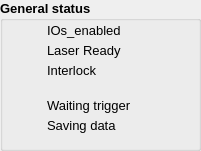
     <widget class="QGroupBox" name="groupBox_5">
      <property name="geometry">
       <rect>
        <x>520</x>
        <y>420</y>
        <width>201</width>
        <height>151</height>
       </rect>
      </property>
      <property name="font">
       <font>
        <pointsize>10</pointsize>
        <weight>75</weight>
        <bold>true</bold>
       </font>
      </property>
      <property name="title">
       <string>General status</string>
      </property>
      <widget class="QLabel" name="ledLaser_Ready_I">
       <property name="geometry">
        <rect>
         <x>20</x>
         <y>45</y>
         <width>16</width>
         <height>16</height>
        </rect>
       </property>
       <property name="font">
        <font>
         <pointsize>10</pointsize>
         <weight>50</weight>
         <bold>false</bold>
        </font>
       </property>
       <property name="frameShape">
        <enum>QFrame::NoFrame</enum>
       </property>
       <property name="text">
        <string/>
       </property>
       <property name="pixmap">
        <pixmap>:/icons/green-led-off</pixmap>
       </property>
       <property name="scaledContents">
        <bool>true</bool>
       </property>
      </widget>
      <widget class="QLabel" name="lableledLaser_Ready_I">
       <property name="geometry">
        <rect>
         <x>47</x>
         <y>40</y>
         <width>91</width>
         <height>21</height>
        </rect>
       </property>
       <property name="font">
        <font>
         <pointsize>10</pointsize>
         <weight>50</weight>
         <bold>false</bold>
        </font>
       </property>
       <property name="toolTip">
        <string>Laser ready status (charged or with error)</string>
       </property>
       <property name="text">
        <string>Laser Ready</string>
       </property>
      </widget>
      <widget class="QLabel" name="labelledStatusI2PS_20">
       <property name="geometry">
        <rect>
         <x>47</x>
         <y>20</y>
         <width>91</width>
         <height>21</height>
        </rect>
       </property>
       <property name="font">
        <font>
         <pointsize>10</pointsize>
         <weight>50</weight>
         <bold>false</bold>
        </font>
       </property>
       <property name="toolTip">
        <string>Enable input/output of triggering system</string>
       </property>
       <property name="text">
        <string>IOs_enabled</string>
       </property>
      </widget>
      <widget class="QLabel" name="ledIOs_enabled">
       <property name="geometry">
        <rect>
         <x>20</x>
         <y>25</y>
         <width>16</width>
         <height>16</height>
        </rect>
       </property>
       <property name="font">
        <font>
         <pointsize>10</pointsize>
         <weight>50</weight>
         <bold>false</bold>
        </font>
       </property>
       <property name="frameShape">
        <enum>QFrame::NoFrame</enum>
       </property>
       <property name="text">
        <string/>
       </property>
       <property name="pixmap">
        <pixmap>:/icons/green-led-off</pixmap>
       </property>
       <property name="scaledContents">
        <bool>true</bool>
       </property>
      </widget>
      <widget class="QLabel" name="labelledStatusI2PS_21">
       <property name="geometry">
        <rect>
         <x>47</x>
         <y>60</y>
         <width>91</width>
         <height>21</height>
        </rect>
       </property>
       <property name="font">
        <font>
         <pointsize>10</pointsize>
         <weight>50</weight>
         <bold>false</bold>
        </font>
       </property>
       <property name="toolTip">
        <string>Interlock (door, shutter, AUG, IOs_enabled)</string>
       </property>
       <property name="text">
        <string>Interlock</string>
       </property>
      </widget>
      <widget class="QLabel" name="ledInterlock">
       <property name="geometry">
        <rect>
         <x>20</x>
         <y>65</y>
         <width>16</width>
         <height>16</height>
        </rect>
       </property>
       <property name="font">
        <font>
         <pointsize>10</pointsize>
         <weight>50</weight>
         <bold>false</bold>
        </font>
       </property>
       <property name="frameShape">
        <enum>QFrame::NoFrame</enum>
       </property>
       <property name="text">
        <string/>
       </property>
       <property name="pixmap">
        <pixmap>:/icons/green-led-off</pixmap>
       </property>
       <property name="scaledContents">
        <bool>true</bool>
       </property>
      </widget>
      <widget class="QLabel" name="labelledStatusI2PS_6">
       <property name="geometry">
        <rect>
         <x>47</x>
         <y>115</y>
         <width>121</width>
         <height>21</height>
        </rect>
       </property>
       <property name="font">
        <font>
         <pointsize>10</pointsize>
         <weight>50</weight>
         <bold>false</bold>
        </font>
       </property>
       <property name="toolTip">
        <string>Saving data</string>
       </property>
       <property name="text">
        <string>Saving data</string>
       </property>
      </widget>
      <widget class="QLabel" name="labelledStatusI2PS_5">
       <property name="geometry">
        <rect>
         <x>47</x>
         <y>95</y>
         <width>121</width>
         <height>21</height>
        </rect>
       </property>
       <property name="font">
        <font>
         <pointsize>10</pointsize>
         <weight>50</weight>
         <bold>false</bold>
        </font>
       </property>
       <property name="toolTip">
        <string>Waiting trigger</string>
       </property>
       <property name="text">
        <string>Waiting trigger</string>
       </property>
      </widget>
      <widget class="QLabel" name="ledSavingData">
       <property name="geometry">
        <rect>
         <x>20</x>
         <y>120</y>
         <width>16</width>
         <height>16</height>
        </rect>
       </property>
       <property name="font">
        <font>
         <pointsize>10</pointsize>
         <weight>50</weight>
         <bold>false</bold>
        </font>
       </property>
       <property name="frameShape">
        <enum>QFrame::NoFrame</enum>
       </property>
       <property name="text">
        <string/>
       </property>
       <property name="pixmap">
        <pixmap>:/icons/green-led-off</pixmap>
       </property>
       <property name="scaledContents">
        <bool>true</bool>
       </property>
      </widget>
      <widget class="QLabel" name="ledWaitingTrigger">
       <property name="geometry">
        <rect>
         <x>20</x>
         <y>100</y>
         <width>16</width>
         <height>16</height>
        </rect>
       </property>
       <property name="font">
        <font>
         <pointsize>10</pointsize>
         <weight>50</weight>
         <bold>false</bold>
        </font>
       </property>
       <property name="frameShape">
        <enum>QFrame::NoFrame</enum>
       </property>
       <property name="text">
        <string/>
       </property>
       <property name="pixmap">
        <pixmap>:/icons/green-led-off</pixmap>
       </property>
       <property name="scaledContents">
        <bool>true</bool>
       </property>
      </widget>
     </widget>
